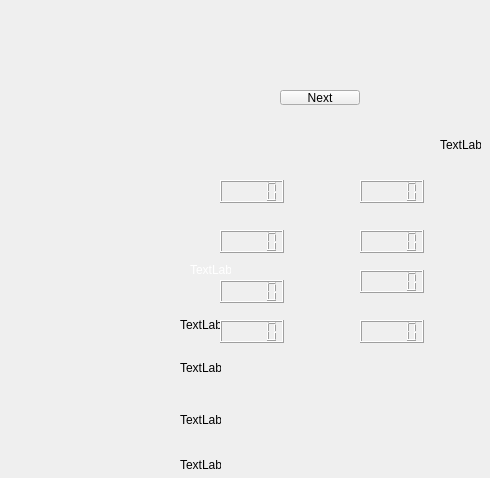
    <widget class="QWidget" name="page_6">
     <widget class="QLabel" name="setScore">
      <property name="geometry">
       <rect>
        <x>180</x>
        <y>320</y>
        <width>41</width>
        <height>9</height>
       </rect>
      </property>
      <property name="text">
       <string>TextLabel</string>
      </property>
     </widget>
     <widget class="QLCDNumber" name="OPT">
      <property name="geometry">
       <rect>
        <x>360</x>
        <y>230</y>
        <width>64</width>
        <height>23</height>
       </rect>
      </property>
     </widget>
     <widget class="QLCDNumber" name="MT_2">
      <property name="geometry">
       <rect>
        <x>220</x>
        <y>280</y>
        <width>64</width>
        <height>23</height>
       </rect>
      </property>
     </widget>
     <widget class="QLabel" name="ME">
      <property name="geometry">
       <rect>
        <x>190</x>
        <y>260</y>
        <width>41</width>
        <height>20</height>
       </rect>
      </property>
      <property name="text">
       <string>&lt;html&gt;&lt;head/&gt;&lt;body&gt;&lt;p&gt;&lt;span style=&quot; color:#ffffff;&quot;&gt;TextLabel&lt;/span&gt;&lt;/p&gt;&lt;/body&gt;</string>
      </property>
     </widget>
     <widget class="QLCDNumber" name="OPsetscore">
      <property name="geometry">
       <rect>
        <x>360</x>
        <y>180</y>
        <width>64</width>
        <height>23</height>
       </rect>
      </property>
     </widget>
     <widget class="QLCDNumber" name="MT">
      <property name="geometry">
       <rect>
        <x>220</x>
        <y>230</y>
        <width>64</width>
        <height>23</height>
       </rect>
      </property>
     </widget>
     <widget class="QLabel" name="set3">
      <property name="geometry">
       <rect>
        <x>180</x>
        <y>460</y>
        <width>41</width>
        <height>9</height>
       </rect>
      </property>
      <property name="text">
       <string>TextLabel</string>
      </property>
     </widget>
     <widget class="QLCDNumber" name="OPT_3">
      <property name="geometry">
       <rect>
        <x>360</x>
        <y>320</y>
        <width>64</width>
        <height>23</height>
       </rect>
      </property>
     </widget>
     <widget class="QLabel" name="set2">
      <property name="geometry">
       <rect>
        <x>180</x>
        <y>410</y>
        <width>41</width>
        <height>20</height>
       </rect>
      </property>
      <property name="text">
       <string>TextLabel</string>
      </property>
     </widget>
     <widget class="QLabel" name="set1">
      <property name="geometry">
       <rect>
        <x>180</x>
        <y>360</y>
        <width>41</width>
        <height>16</height>
       </rect>
      </property>
      <property name="text">
       <string>TextLabel</string>
      </property>
     </widget>
     <widget class="QLCDNumber" name="Mysetscore">
      <property name="geometry">
       <rect>
        <x>220</x>
        <y>180</y>
        <width>64</width>
        <height>23</height>
       </rect>
      </property>
     </widget>
     <widget class="QLCDNumber" name="MT_3">
      <property name="geometry">
       <rect>
        <x>220</x>
        <y>320</y>
        <width>64</width>
        <height>23</height>
       </rect>
      </property>
     </widget>
     <widget class="QLabel" name="OP">
      <property name="geometry">
       <rect>
        <x>440</x>
        <y>140</y>
        <width>41</width>
        <height>9</height>
       </rect>
      </property>
      <property name="text">
       <string>TextLabel</string>
      </property>
     </widget>
     <widget class="QLCDNumber" name="OPT_2">
      <property name="geometry">
       <rect>
        <x>360</x>
        <y>270</y>
        <width>64</width>
        <height>23</height>
       </rect>
      </property>
     </widget>
     <widget class="QPushButton" name="page6next_2">
      <property name="geometry">
       <rect>
        <x>280</x>
        <y>90</y>
        <width>80</width>
        <height>15</height>
       </rect>
      </property>
      <property name="text">
       <string>Next</string>
      </property>
     </widget>
     <widget class="QLabel" name="winorlose">
      <property name="geometry">
       <rect>
        <x>150</x>
        <y>90</y>
        <width>41</width>
        <height>9</height>
       </rect>
      </property>
      <property name="text">
       <string/>
      </property>
     </widget>
    </widget>
